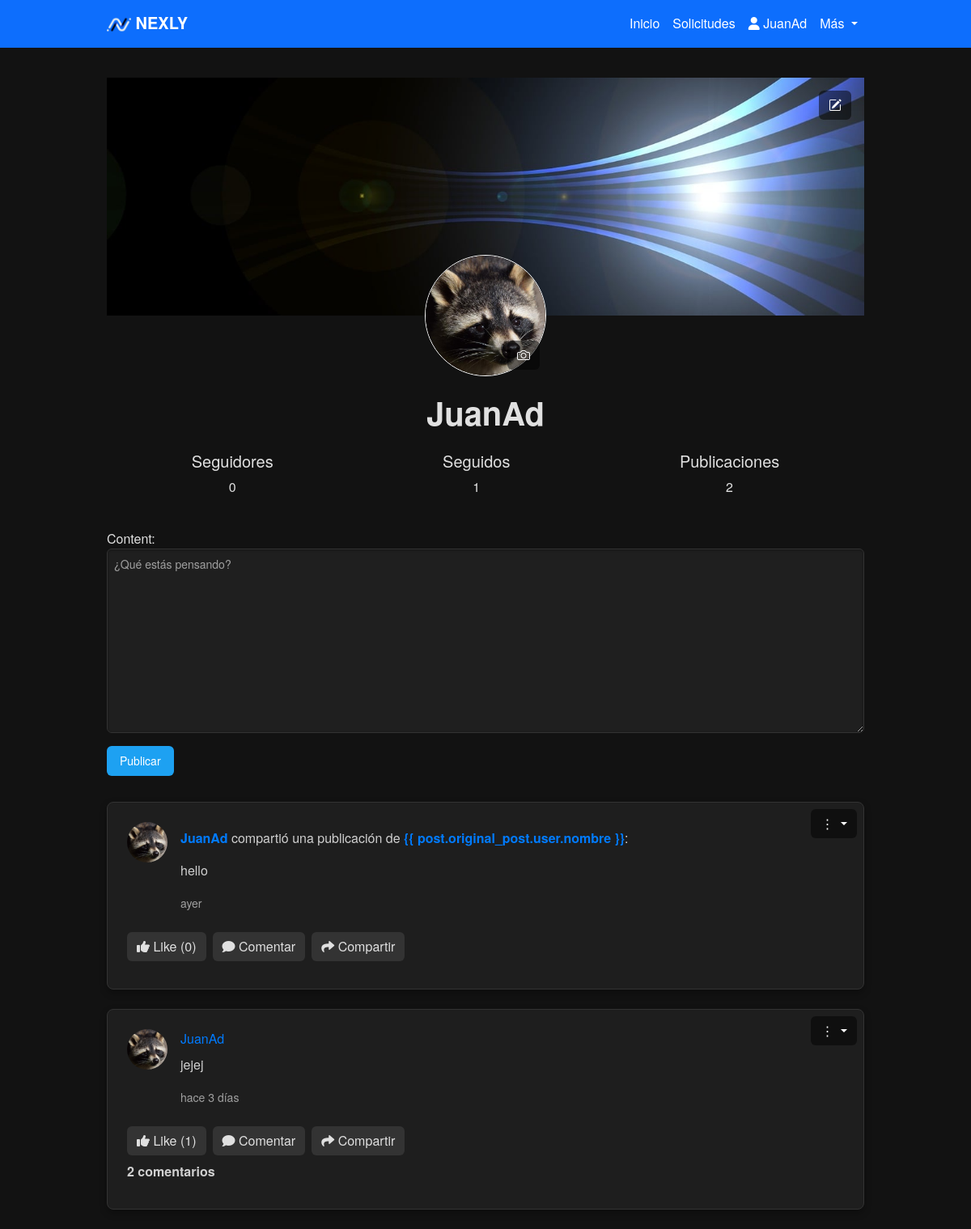
Screenshot of /profile/JuanAd/ (signed in) with the database file from the repository.
### Nexly/models.py (models this page shows, shortened)
class User(AbstractBaseUser):
    iduser = models.AutoField(primary_key=True)
    nombre = models.CharField(max_length=255)
    correo = models.EmailField(unique=True)
    is_active = models.BooleanField(default=True)
    is_admin = models.BooleanField(default=False)
    profile_picture = models.ImageField(upload_to='profile_pictures/', null=True, blank=True)  # Campo para la imagen de perfil
    banner_picture = models.ImageField(upload_to='banner_pictures/', null=True, blank=True)  # Campo para la imagen de banner
    objects = UserManager()
    USERNAME_FIELD = 'correo'
    REQUIRED_FIELDS = ['nombre']

class Post(models.Model):
    user = models.ForeignKey(settings.AUTH_USER_MODEL, on_delete=models.CASCADE)
    content = models.TextField()
    created_at = models.DateTimeField(auto_now_add=True)
    original_post = models.ForeignKey('self', null=True, blank=True, on_delete=models.SET_NULL, related_name='reposts')

### Nexly/views.py (the view)
# urls.py: path('profile/<str:nombre>/', views.profile_view, name='profile'),
@login_required
def profile_view(request, nombre):
    user = get_object_or_404(User, nombre=nombre)
    posts = Post.objects.filter(user=user).order_by('-created_at')
    accepted_follow_requests_count = FollowRequest.objects.filter(
        to_user=user, is_accepted=True).count()
    followed_count = FollowRequest.objects.filter(
        from_user=request.user, is_accepted=True).count()
    posts_count = posts.count()
    is_following = FollowRequest.objects.filter(
        from_user=request.user, to_user=user, is_accepted=True).exists()
    if request.method == 'POST':
        if 'post_content' in request.POST:
            form = PostForm(request.POST)
            if form.is_valid():
                post = form.save(commit=False)
                post.user = request.user
                post.save()
                return redirect('profile', nombre=nombre)
        elif 'comment_content' in request.POST:
            post_id = request.POST.get('post_id')
            post = get_object_or_404(Post, id=post_id)
            form = CommentForm(request.POST)
            if form.is_valid():
                comment = form.save(commit=False)
                comment.user = request.user
                comment.post = post
                comment.save()
                return redirect('profile', nombre=nombre)
        elif 'unfollow' in request.POST:
            FollowRequest.objects.filter(
                from_user=request.user, to_user=user, is_accepted=True).delete()
            return redirect('profile', nombre=nombre)
        elif 'update_banner' in request.POST:
            banner_form = BannerUploadForm(request.POST, request.FILES, instance=request.user)
            if banner_form.is_valid():
                banner_form.save()
                return redirect('profile', nombre=nombre)
        elif 'update_profile_picture' in request.POST:
            profile_form = ProfilePictureUploadForm(request.POST, request.FILES, instance=request.user)
            if profile_form.is_valid():
                profile_form.save()
                return redirect('profile', nombre=nombre)
    else:
        form = PostForm()
        comment_form = CommentForm()
        banner_form = BannerUploadForm(instance=request.user)
        profile_form = ProfilePictureUploadForm(instance=request.user)
    profile_picture_url = user.profile_picture.url if user.profile_picture else None
    banner_picture_url = user.banner_picture.url if user.banner_picture else None
    default_banner_url = static('images/default-banner.jpg')
    context = {
        'nombre': user.nombre,
        'iduserP': user.iduser,
        'posts': posts,
        'form': form,
        'comment_form': comment_form,
        'banner_form': banner_form,
        'profile_form': profile_form,
        'accepted_follow_requests_count': accepted_follow_requests_count,
        'followed_count': followed_count,
        'posts_count': posts_count,
        'is_following': is_following,
        'profile_pictureP': profile_picture_url,
        'banner_pictureP': banner_picture_url,
        'default_banner_url': default_banner_url,
    }
    return render(request, 'profile.html', context)

### Nexly/forms.py
class PostForm(forms.ModelForm):
    class Meta:
        model = Post
        fields = ['content']
        widgets = {
            'content': forms.Textarea(attrs={'class': 'form-control', 'placeholder': '¿Qué estás pensando?'})
        }

class CommentForm(forms.ModelForm):
    class Meta:
        model = Comment
        fields = ['content']
        widgets = {
            'content': forms.TextInput(attrs={'class': 'form-control', 'placeholder': 'Escribe un comentario...'})
        }

### Nexly/models.py (called while the page is built)
    def time_since_commented(self):
        now = datetime.now(timezone.utc)
        diff = now - self.created_at
        if diff < timedelta(minutes=1):
            return "hace un momento"
        elif diff < timedelta(hours=1):
            minutes = diff.seconds // 60
            return f"hace {minutes} minutos"
        elif diff < timedelta(days=1):
            hours = diff.seconds // 3600
            return f"hace {hours} horas"
        elif diff < timedelta(days=2):
            return "hace 1 día"
        else:
            days = diff.days
            return f"hace {days} días"

### templates/profile.html (shortened to what this page needs)
{% extends 'layoutUser.html' %}
{% load static %}
{% block content %}
<div class="nexly-container">
    <div class="position-relative mb-4">
        <div class="banner-container position-relative">
            <img src="{{ banner_pictureP|default:default_banner_url }}" class="img-fluid" alt="Banner de portada"
                style="width: 100%; height: auto;">
            {% if request.user.nombre == nombre %}
            <button type="button" class="btn btn-secondary position-absolute top-0 end-0 m-3" data-bs-toggle="modal"
                data-bs-target="#updateBannerModal">
                <i class="bi bi-pencil-square"></i>
            </button>
            {% endif %}
        </div>
        <div class="profile-picture-container position-absolute top-100 start-50 translate-middle">
            <div class="profile-picture-container position-relative d-inline-block">
                {% if profile_pictureP %}
                <img src="{{ profile_pictureP }}" class="rounded-circle border border-white" alt="Imagen de perfil"
                    style="width: 150px; height: 150px; object-fit: cover;">
                {% else %}
                <img src="{% static 'images/imagenDefecto.png' %}" class="rounded-circle border border-white"
                    alt="Imagen por defecto" style="width: 150px; height: 150px; object-fit: cover;">
                {% endif %}
                {% if request.user.nombre == nombre %}
                <button type="button" class="btn btn-secondary position-absolute bottom-0 end-0 mb-2 me-2"
                    data-bs-toggle="modal" data-bs-target="#updateProfilePictureModal">
                    <i class="bi bi-camera"></i>
                </button>
                {% endif %}
            </div>
        </div>
    </div>
    <br>
    <div class="mt-5">
        <h1>{{ nombre }}</h1>
    </div>
    <div class="d-flex justify-content-around my-4">
        <div class="count-box text-center">
            <h5>Seguidores</h5>
            <p class="display-7">{{ accepted_follow_requests_count }}</p>
        </div>
        <div class="count-box text-center">
            <h5>Seguidos</h5>
            <p class="display-7">{{ followed_count }}</p>
        </div>
        <div class="count-box text-center">
            <h5>Publicaciones</h5>
            <p class="display-7">{{ posts_count }}</p>
        </div>
    </div>
    {% if user.nombre == nombre %}
    <form method="POST" class="post-form">
        {{ form.as_p }}
        <button type="submit" name="post_content" class="btn btn-primary">Publicar</button>
    </form>
    {% endif %}
    <div class="posts-container">
        {% for post in posts %}
        <div class="post position-relative mb-4">
            <div class="d-flex align-items-start mb-2">
                <img src="{% if post.user.profile_picture %}{{ post.user.profile_picture.url }}{% else %}{% static 'images/imagenDefecto.png' %}{% endif %}"
                    class="rounded-circle" alt="Profile Picture" width="50" height="50" style="object-fit: cover;">
                <div class="ms-3">
                    {% if post.original_post %}
                    <p><strong><a href="{% url 'profile' post.user.nombre %}">{{ post.user.nombre }}</a></strong>
                        compartió una publicación de <strong><a
                                href="{% url 'profile' post.original_post.user.nombre %}">{{
                                post.original_post.user.nombre }}</a></strong>:</p>
                    <p>{{ post.original_post.content }}</p>
                    {% else %}
                    <a href="{% url 'profile' post.user.nombre %}">{{ post.user.nombre }}</a>
                    <p id="post-content-{{ post.id }}">{{ post.content }}</p>
                    {% endif %}
                    <p><small class="post-time" data-timestamp="{{ post.created_at|date:'c' }}"></small></p>
                </div>
            </div>
            <div class="d-flex gap-2 mb-2">
                <a href="{% url 'like_post' post.id %}" class="btn btn-light">
                    {% if user in post.like_set.all %}
                    <i class="fas fa-thumbs-up"></i>
                    Like ({{ post.like_set.count }})
                    {% else %}
                    <i class="fas fa-thumbs-up"></i>
                    Like ({{ post.like_set.count }})
                    {% endif %}
                </a>
                <button class="btn btn-light" onclick="toggleCommentForm({{ post.id }})">
                    <i class="fas fa-comment"></i> Comentar
                </button>
                <a href="{% url 'share_post' post.id %}" class="btn btn-light">
                    <i class="fas fa-share"></i>
                    Compartir
                </a>
            </div>
            {% if post.user == user %}
            <div class="dropdown position-absolute top-0 end-0 mt-2 me-2">
                <button class="btn btn-secondary dropdown-toggle" type="button" id="dropdownMenuButton-{{ post.id }}"
                    data-bs-toggle="dropdown" aria-expanded="false">
                    ⋮
                </button>
            </div>
            {% endif %}
            <p class="comment-count" data-post-id="{{ post.id }}" data-count="{{ post.comments.count }}"
                onclick="toggleComments({{ post.id }})">
                {% if post.comments.count == 0 %}
                {% elif post.comments.count == 1 %}
                1 comentario
                {% else %}
                {{ post.comments.count }} comentarios
                {% endif %}
            </p>
        </div>
        {% endfor %}
    </div>
</div>
{% endblock %}

### templates/layoutUser.html (shortened to what this page needs)
{% load static %}
<!DOCTYPE html>
<html lang="es">
<head>
    <link href="https://cdn.jsdelivr.net/npm/bootstrap@5.3.0-alpha1/dist/css/bootstrap.min.css" rel="stylesheet">
    <link rel="stylesheet" href="{% static 'css/styles.css' %}">
    <link rel="stylesheet" href="https://cdnjs.cloudflare.com/ajax/libs/font-awesome/6.0.0-beta3/css/all.min.css">
    <link href="https://cdn.jsdelivr.net/npm/bootstrap-icons/font/bootstrap-icons.css" rel="stylesheet">
</head>
<body>
    <nav class="navbar navbar-expand-lg navbar-dark bg-primary fixed-top">
        <div class="container">
            <a class="navbar-brand" href="#">
                <img src="{% static 'images/LogoNexly.ico' %}" alt="Logo Nexly" style="height: 30px;">
                <strong>NEXLY</strong>
            </a>
            <div class="collapse navbar-collapse" id="navbarNav">
                <ul class="navbar-nav ms-auto">
                    <li class="nav-item">
                        <a class="nav-link {% if request.path == '/' %}active{% endif %}" aria-current="page" href="{% url 'nexly' %}">
                        Inicio
                        </a>
                    </li>
                    <li class="nav-item">
                        <a class="nav-link" href="{% url 'follow_requests' %}">
                        Solicitudes
                        </a>
                    </li>
                    <li class="nav-item">
                        <a class="nav-link" href="{% url 'profile' user.nombre %}">
                            <i class="fas fa-user"></i> {{ user.nombre }}
                        </a>
                    </li>
                    <li class="nav-item dropdown">
                        <a class="nav-link dropdown-toggle" href="#" id="navbarDropdown" role="button" data-bs-toggle="dropdown" aria-expanded="false">
                            Más
                        </a>
                    </li>
                </ul>
            </div>
        </div>
    </nav>
    <div class="container mt-5 pt-5">
        {% block content %}{% endblock %}
    </div>
</body>
</html>

### static/css/styles.css (style rules this page uses)
body { background-color: #121212; color: #E0E0E0; font-family: 'Helvetica Neue', Helvetica, Arial, sans-serif; margin: 0; }
.navbar { background-color: #1E1E1E; }
.navbar-dark .navbar-nav .nav-link { color: #FFFFFF; }
.navbar-dark .navbar-brand { color: #FFFFFF; }
.container { max-width: 960px; }
h1, h2 { text-align: center; font-weight: bold; color: #E0E0E0; }
.btn-primary { background-color: #1DA1F2; border: none; }
form p { margin-bottom: 1rem; }
.posts-container { margin-top: 2rem; }
.post { background-color: #1E1E1E; padding: 1.5rem; margin-bottom: 1.5rem; border-radius: 8px; box-shadow: 0px 4px 10px rgba(0, 0, 0, 0.3); border: 1px solid #333; }
.post p strong { color: #E0E0E0; }
.post p { color: #D0D0D0; margin-top: 0.5rem; }
.post p small { color: #A0A0A0; }
.btn-light { background-color: #333; color: #E0E0E0; border: none; }
.form-control { background-color: #1F1F1F; color: #E0E0E0; border: 1px solid #333; padding: 0.5rem; border-radius: 6px; box-shadow: inset 0px 1px 3px rgba(0, 0, 0, 0.3); font-size: 0.875rem; transition: border-color 0.3s ease, box-shadow 0.3s ease; }
.form-control::placeholder { color: #A0A0A0; }
.btn-primary { background-color: #1DA1F2; border: none; color: white; padding: 0.5rem 1rem; font-size: 0.875rem; border-radius: 6px; cursor: pointer; transition: background-color 0.3s ease; }
.comment-count { font-weight: bold; margin-bottom: 10px; color: #007bff; cursor: pointer; }
a { color: #007bff; text-decoration: none; }
.banner-container { position: relative; }
.profile-picture-container { position: relative; display: inline-block; }
.btn-secondary { background-color: rgba(0, 0, 0, 0.5); border: none; color: white; }

### rows the page displays
User: nombre "JuanAd"
Post: user.profile_picture (picture), user.nombre "JuanAd", original_post.content "hello", like_set.count "0"
Post: user.profile_picture (picture), user.nombre "JuanAd", content "jejej", like_set.count "1", comments.count "2"

### other values shown
{{ accepted_follow_requests_count }} "0"
{{ followed_count }} "1"
{{ posts_count }} "2"
